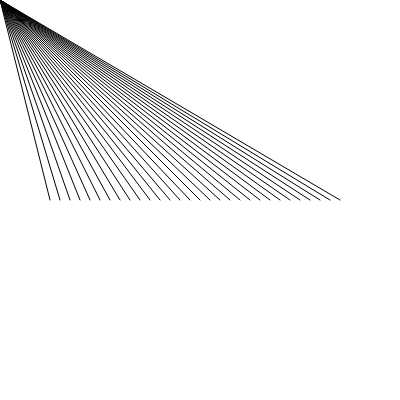
Frame 1 (no input)
Frame 60 (no input): identical to frame 1, image omitted
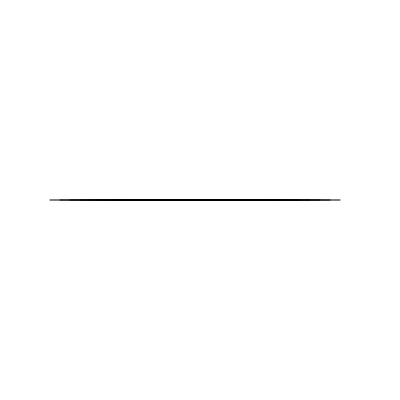
Frame 120 (the mouse pressed at the canvas centre since frame 60)

The p5.js sketch that drew these frames (run headless with seeded random() and noise() and a simulated clock; from frame 60 on, the mouse is pressed at the canvas centre):

// p5.js sketch
// ── sketch.js
function setup() {
  createCanvas(400, 400);
}

function draw() {
  background(255);

  for (var x = 50; x < width-50; x = x + 10) {
    line(x, height/2, mouseX, mouseY);
  }
}
